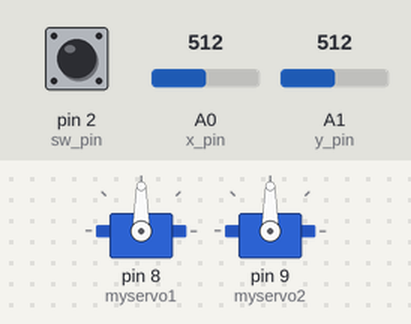
The sketch below on a simulated Arduino Uno, built with avr-gcc and run on an emulated ATmega328P. Parts: 2 × servo. Inputs (shaded band) come from the test bench; at power-on: A0 (x_pin) = 512, A1 (y_pin) = 512, pin 2 (sw_pin) HIGH.

Above: at 1.2 s.
1.3 s: A0 (x_pin) set to 716
At 1.9 s:
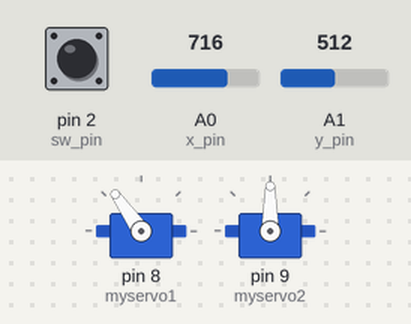
2.8 s: A1 (y_pin) set to 716
At 4.0 s:
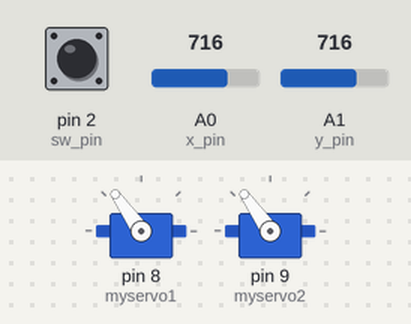
4.3 s: A0 (x_pin) set to 900
At 5.4 s:
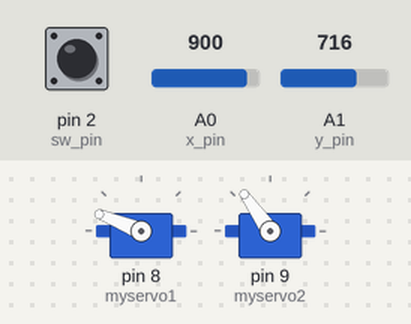
5.8 s: A1 (y_pin) set to 900
At 6.5 s:
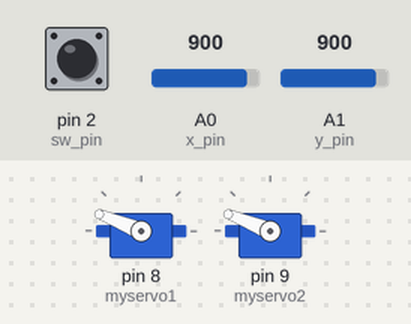
7.3 s: A0 (x_pin) set to 1023
At 7.7 s:
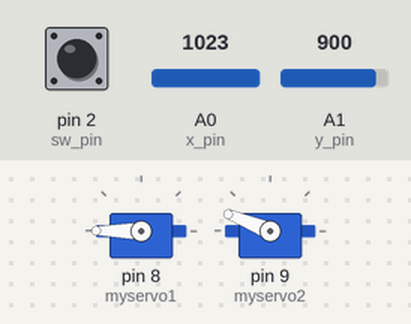
8.8 s: A1 (y_pin) set to 1023
At 10.0 s:
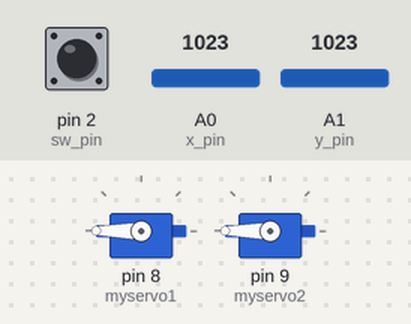
Timing chart, 0 to 11.3 s (numbered marks = the images above; inputs shaded):
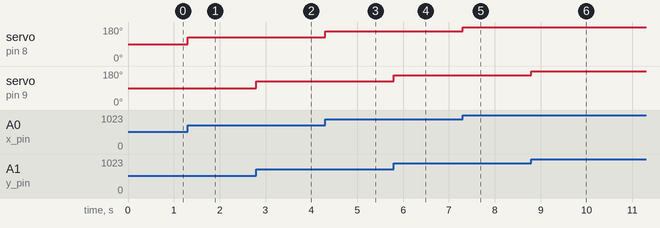

Measured:
- after the input at 1.3 s, servo on pin 8 (myservo1): 90° → 125° at once
- after the input at 2.8 s, servo on pin 9 (myservo2): 90° → 125° at once
- after the input at 4.3 s, servo on pin 8 (myservo1): 125° → 158° at once
- after the input at 5.8 s, servo on pin 9 (myservo2): 125° → 158° at once
- after the input at 7.3 s, servo on pin 8 (myservo1): 158° → 180° at once
- after the input at 8.8 s, servo on pin 9 (myservo2): 158° → 180° at once

The sketch:

4_servos.ino
```cpp
/****
Two Servos Controlled by a Joystick
***/

#include <Servo.h>   // Include the Servo library

Servo myservo1;  // Create the first servo object
Servo myservo2;  // Create the second servo object

const int x_pin = A0;
const int y_pin = A1;
const int sw_pin = 2;

int x_value = 0;
int y_value = 0;
int state = 1;

void setup() {
  myservo1.attach(8);  // Attach pin 8 to the servo object 1
  myservo2.attach(9);  // Attach pin 9 to the servo object 2
  // Init pins for Joystick
  pinMode(x_pin, INPUT);
  pinMode(y_pin, INPUT);
  pinMode(sw_pin, INPUT_PULLUP);
}

void loop() {
  // Read all values
  x_value = analogRead(x_pin);
  y_value = analogRead(y_pin);
  state = digitalRead(sw_pin);

  // Map values for servos
  x_value = map(x_value, 0,1023,0,180);
  y_value = map(y_value, 0,1023,0,180);

  myservo1.write(x_value);
  myservo2.write(y_value);

  Serial.print("x=");
  Serial.print(x_value);
  Serial.print(" ");
  Serial.print("y=");
  Serial.print(y_value);
  Serial.print(" button:");
  Serial.println(state);

  if (state == 0) {
    // if button is pressed, do sth
  }

}
```
